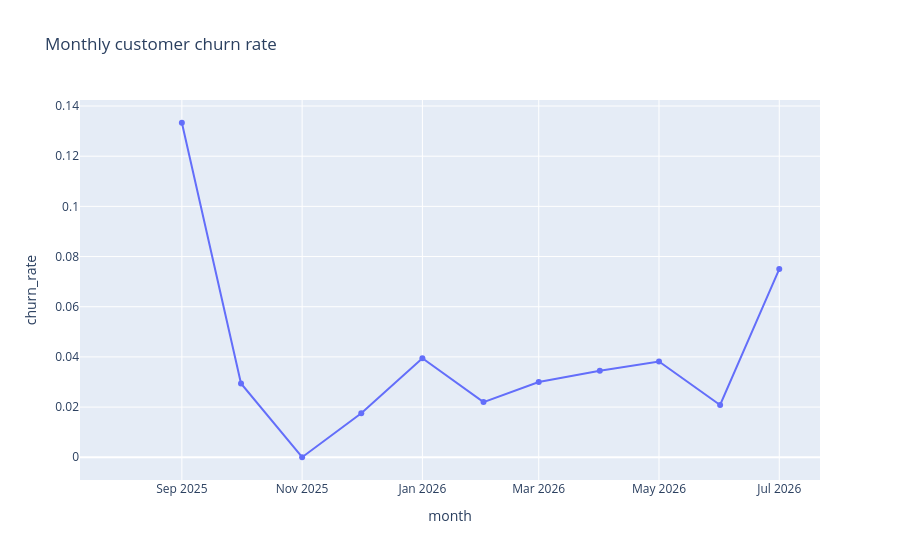

The code cell stored with this chart in its notebook:
### Markdown cell above
Nice curve: from $429 to $7,050 in a year. Almost all of it is *new* customers, expansion (upgrades) is a rounding error,
so nobody is climbing the plan ladder on their own.

Then July 2026 happens. Twelve customers gone, −$463 in one month. Ten of them didn't even want to leave:
their card kept failing, Stripe retried a few times, gave up, and cancelled the subscription.

### Code cell
mrr["churn_rate"] = mrr.churned_customers / mrr.active_customers.shift(1)
px.line(mrr, x="month", y="churn_rate", markers=True, title="Monthly customer churn rate").show()

### Figure 1 — Plotly figure (JSON) as saved in the notebook; plotly's stock layout.template omitted (floating-point values rounded to 4 significant figures)
{"data": [{"hovertemplate": "month=%{x}<br>churn_rate=%{y}<extra></extra>", "legendgroup": "", "line": {"color": "#636efa", "dash": "solid"}, "marker": {"symbol": "circle"}, "mode": "lines+markers", "name": "", "orientation": "v", "showlegend": false, "type": "scatter", "x": ["2025-08-01T00:00:00", "2025-09-01T00:00:00", "2025-10-01T00:00:00", "2025-11-01T00:00:00", "2025-12-01T00:00:00", "2026-01-01T00:00:00", "2026-02-01T00:00:00", "2026-03-01T00:00:00", "2026-04-01T00:00:00", "2026-05-01T00:00:00", "2026-06-01T00:00:00", "2026-07-01T00:00:00"], "xaxis": "x", "y": [NaN, 0.1333, 0.02941, 0.0, 0.01754, 0.03947, 0.02198, 0.03, 0.03448, 0.03817, 0.02083, 0.075], "yaxis": "y"}], "layout": {"legend": {"tracegroupgap": 0}, "title": {"text": "Monthly customer churn rate"}, "xaxis": {"anchor": "y", "domain": [0, 1], "title": {"text": "month"}}, "yaxis": {"anchor": "x", "domain": [0, 1], "title": {"text": "churn_rate"}}}}
